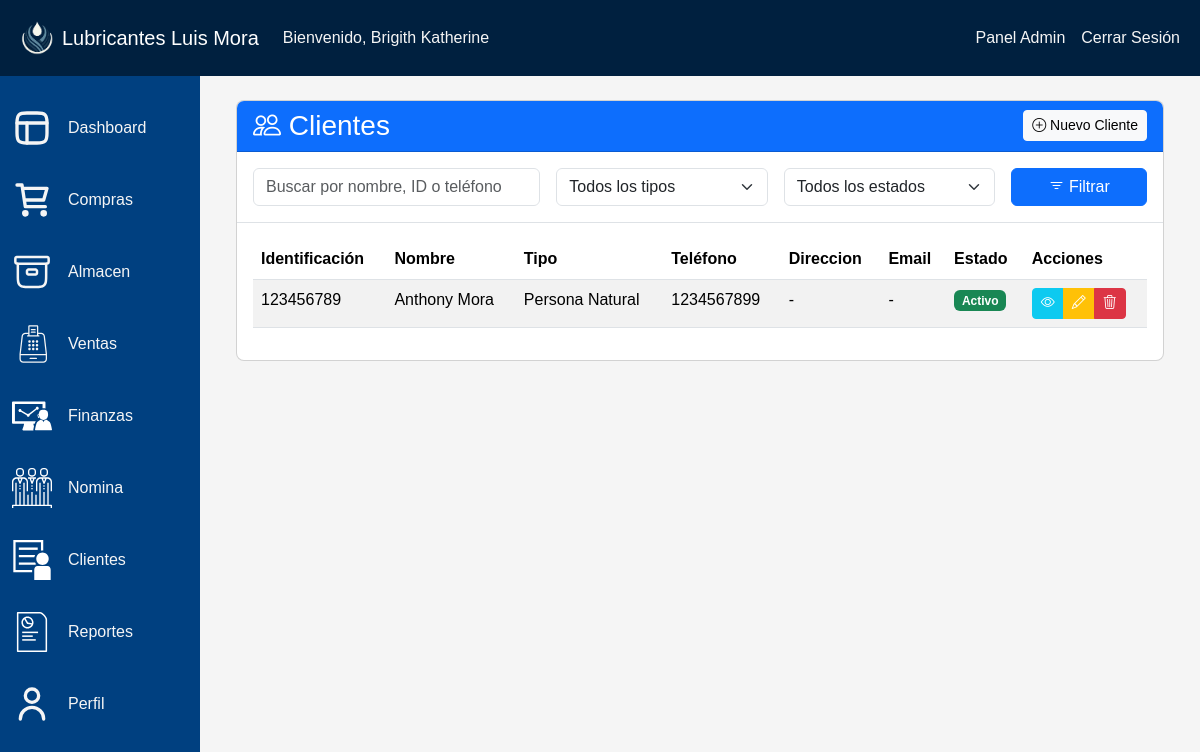
The app's page /clientes/ (signed in), older data.
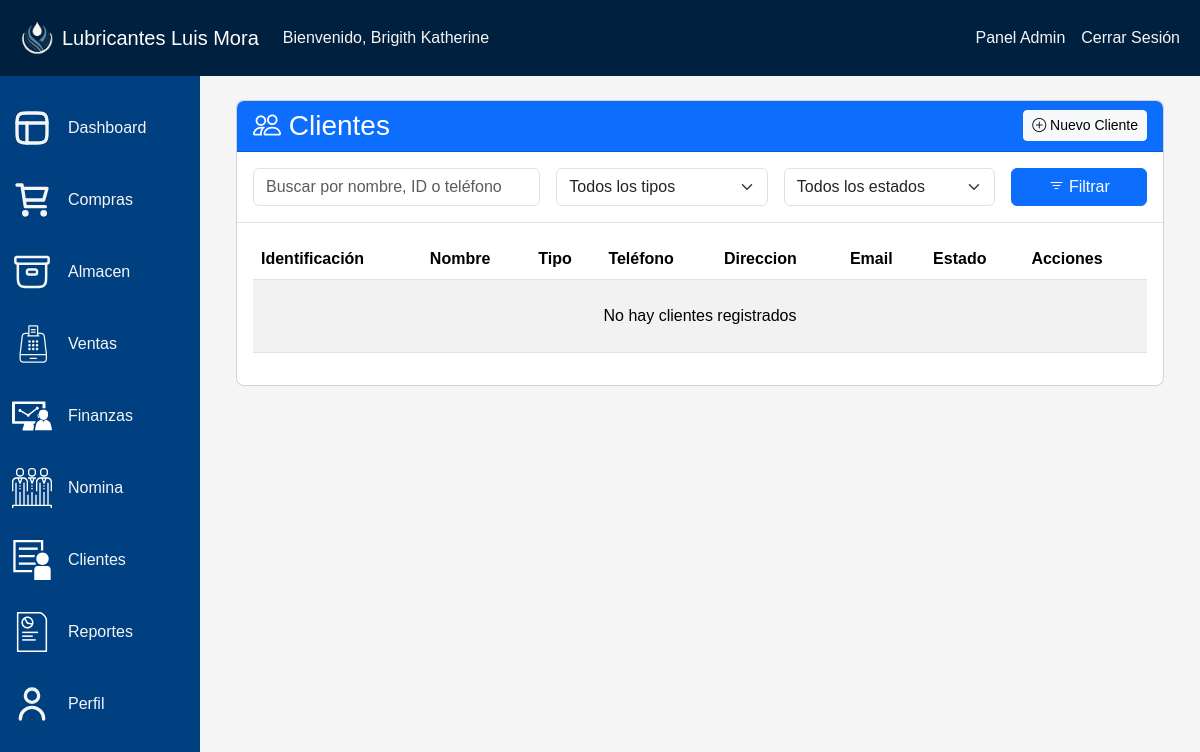
The same page, newer data.
### aplicacion/models.py (models this page shows, shortened)
class CustomUser(AbstractUser):
    ROLES = (
        ('admin', 'Administrador'),
        ('personal', 'Personal'),
        ("invitado", "Invitado"),
    )
    rol = models.CharField(max_length=20, choices=ROLES, default='cliente')
    telefono = models.CharField(max_length=20, blank=True, verbose_name="Teléfono")
    direccion = models.TextField(blank=True, verbose_name="Dirección")
    foto_perfil = models.ImageField(upload_to='perfiles/', blank=True, null=True, verbose_name="Foto de perfil", storage=S3Boto3Storage(location='media/'))
    admin = models.BooleanField(default=False, verbose_name="¿Administrador?")
    class Meta:
        verbose_name = 'Usuario'
        verbose_name_plural = 'Usuarios'

class Cliente(models.Model):
    TIPO_CHOICES = (
        ('NATURAL', 'Persona Natural'),
        ('JURIDICO', 'Persona Jurídica'),
    )
    tipo = models.CharField(max_length=10, choices=TIPO_CHOICES, default='NATURAL')
    identificacion = models.CharField(max_length=20, unique=True)
    nombre = models.CharField(max_length=100)
    direccion = models.TextField(blank=True)
    telefono = models.CharField(max_length=20, blank=True)
    email = models.EmailField(blank=True)
    activo = models.BooleanField(default=True)
    fecha_creacion = models.DateTimeField(auto_now_add=True)
    class Meta:
        verbose_name = "Cliente"
        verbose_name_plural = "Clientes"

### aplicacion/views.py (the view)
# urls.py: path('clientes/', listar_clientes, name='clientes'),
@login_required
def listar_clientes(request):
    clientes = Cliente.objects.filter(activo=True).order_by('-fecha_creacion')
    tipo = request.GET.get('tipo')
    estado = request.GET.get('estado')
    search_query = request.GET.get('search')
    if tipo:
        clientes = clientes.filter(tipo=tipo)
    if estado:
        clientes = clientes.filter(activo=estado == 'activo')
    if search_query:
        clientes = clientes.filter(
            models.Q(nombre__icontains=search_query) |
            models.Q(identificacion__icontains=search_query) |
            models.Q(telefono__icontains=search_query)
        )
    paginator = Paginator(clientes, 10)
    page_number = request.GET.get('page')
    page_obj = paginator.get_page(page_number)
    search_form = ClienteSearchForm(request.GET or None)
    return render(request, 'vistas/clientes.html', {
        'clientes': page_obj,
        'page_obj': page_obj,
        'search_form': search_form
    })

### aplicacion/forms.py
class ClienteSearchForm(forms.Form):
    TIPO_CHOICES = [
        ('', 'Todos los tipos'),
        ('NATURAL', 'Persona Natural'),
        ('JURIDICO', 'Persona Jurídica'),
    ]
    ESTADO_CHOICES = [
        ('', 'Todos los estados'),
        ('activo', 'Activo'),
        ('inactivo', 'Inactivo'),
    ]
    search = forms.CharField(
        required=False,
        widget=forms.TextInput(attrs={
            'placeholder': 'Buscar por nombre, ID o teléfono',
            'class': 'form-control'
        })
    )
    tipo = forms.ChoiceField(
        choices=TIPO_CHOICES,
        required=False,
        widget=forms.Select(attrs={'class': 'form-select'})
    )
    estado = forms.ChoiceField(
        choices=ESTADO_CHOICES,
        required=False,
        widget=forms.Select(attrs={'class': 'form-select'})
    )

### aplicacion/templates/vistas/clientes.html (shortened to what this page needs)
{% extends 'paneles/admin.html' %}
{% load static %}
{% block dashboard %}
<div class="container mt-4">
    <div class="card">
        <div class="card-header bg-primary text-white">
            <div class="d-flex justify-content-between align-items-center">
                <h3 class="mb-0"><i class="bi bi-people"></i> Clientes</h3>
                <a href="{% url 'nuevo_cliente' %}" class="btn btn-light btn-sm">
                    <i class="bi bi-plus-circle"></i> Nuevo Cliente
                </a>
            </div>
        </div>
        <div class="card-body border-bottom">
            <form method="get" class="row g-3">
                <div class="col-md-4">
                    {{ search_form.search }}
                </div>
                <div class="col-md-3">
                    {{ search_form.tipo }}
                </div>
                <div class="col-md-3">
                    {{ search_form.estado }}
                </div>
                <div class="col-md-2">
                    <button type="submit" class="btn btn-primary w-100">
                        <i class="bi bi-filter"></i> Filtrar
                    </button>
                </div>
            </form>
        </div>
        <div class="card-body">
            <div class="table-responsive">
                <table class="table table-striped table-hover">
                    <thead>
                        <tr>
                            <th>Identificación</th>
                            <th>Nombre</th>
                            <th>Tipo</th>
                            <th>Teléfono</th>
                            <th>Direccion</th>
                            <th>Email</th>
                            <th>Estado</th>
                            <th>Acciones</th>
                        </tr>
                    </thead>
                    <tbody>
                        {% for cliente in clientes %}
                        <tr>
                            <td>{{ cliente.identificacion }}</td>
                            <td>{{ cliente.nombre }}</td>
                            <td>{{ cliente.get_tipo_display }}</td>
                            <td>{{ cliente.telefono|default:"-" }}</td>
                            <td>{{ cliente.direccion|default:"-" }}</td>
                            <td>{{ cliente.email|default:"-" }}</td>
                            <td>
                                <span class="badge bg-{% if cliente.activo %}success{% else %}danger{% endif %}">
                                    {% if cliente.activo %}Activo{% else %}Inactivo{% endif %}
                                </span>
                            </td>
                            <td>
                                <div class="btn-group btn-group-sm" role="group">
                                    <a href="{% url 'detalles_cliente' cliente.pk %}" class="btn btn-info" title="Ver">
                                        <i class="bi bi-eye text-white"></i>
                                    </a>
                                    <a href="{% url 'editar_cliente' cliente.pk %}" class="btn btn-warning" title="Editar">
                                        <i class="bi bi-pencil text-white"></i>
                                    </a>
                                    <a href="{% url 'eliminar_cliente' cliente.pk %}" class="btn btn-danger" title="Eliminar">
                                        <i class="bi bi-trash3"></i>
                                    </a>
                                </div>
                            </td>
                        </tr>
                        {% empty %}
                        <tr>
                            <td colspan="8" class="text-center py-4">
                                {% if request.GET %}
                                No se encontraron clientes con los filtros aplicados
                                {% else %}
                                No hay clientes registrados
                                {% endif %}
                            </td>
                        </tr>
                        {% endfor %}
                    </tbody>
                </table>
            </div>
        </div>
    </div>
</div>
{% endblock %}

### aplicacion/templates/paneles/admin.html (shortened to what this page needs)
{% extends 'base.html' %} {% load static %}
{% block extra_css %} <link rel="stylesheet" href="{% static 'css/styles_admin.css' %}" /> {% endblock %}
{% block content %}
    <main class="col-md-9 ms-sm-auto col-lg-10 px-md-4">
      {% block dashboard %} {% endblock %}
    </main>
{% endblock %}

### aplicacion/templates/base.html (shortened to what this page needs)
{% load static %}
<!DOCTYPE html>
<html lang="es">
  <head>
    <link rel="stylesheet" href="{% static 'css/bootstrap.min.css' %}" />
    <link href="{% static 'bootstrap-icons/bootstrap-icons.css' %}" rel="stylesheet">
    <link rel="stylesheet" href="{% static 'css/styles.css' %}" />
    {% block extra_css %} {% endblock %}
  </head>
  <body>
    <header class="ocult-header-in-login">
      <nav class="navbar navbar-expand-md navbar-dark bg-principal">
        <div class="container">
          <a class="navbar-brand" href="{% url 'inicio' %}">
            <img
              src="{% static 'img/Logo sin Fondo.png' %}"
              alt="Logo"
              width="100%"
              height="50"
            />
            <p>Lubricantes Luis Mora</p>
          </a>
          <div class="collapse navbar-collapse">
            <ul class="navbar-nav me-auto">
              {% if user.is_authenticated %}
              <li class="nav-item">
                <span class="nav-link singin-message"
                  >Bienvenido, {{ user.get_full_name }}</span
                >
              </li>
              {% endif %}
            </ul>
            <ul class="navbar-nav">
              {% if user.is_authenticated %} {% if user.admin or user.rol == 'admin' %}
                <li class="nav-item">
                    <a class="nav-link" href="/admin/" target="_blank"
                    >Panel Admin</a
                    >
                </li>
              {% endif %}
                <li class="nav-item">
                    <a class="nav-link" href="{% url 'logout' %}">Cerrar Sesión</a>
                </li>
              {% else %}
              <li class="nav-item">
                <a class="nav-link" href="{% url 'login' %}">Iniciar Sesión</a>
              </li>
              {% endif %}
            </ul>
          </div>
        </div>
      </nav>
    </header>
    <main class="">
      <div class="container-fluid">
        <div class="row max-size">
        <nav id="sidebar" class="col-md-3 col-lg-2 d-none d-md-block sidebar bg-subprincipal">
          <div class="position-sticky pt-3">
              <ul class="nav flex-column">
                {% if user.is_authenticated %}
                  <li class="nav-item d-flex flex-row mt-3 mb-3">
                      <a class="nav-link active" href="{% url 'dashboard' %}">
                          Dashboard
                      </a>
                  </li>
                  <li class="nav-item d-flex flex-row mt-3 mb-3">
                      <a class="nav-link" href="{% url 'compras' %}">
                          Compras
                      </a>
                  </li>
                  <li class="nav-item d-flex flex-row mt-3 mb-3">
                      <a class="nav-link" href="{% url 'inventario' %}">
                          Almacen
                      </a>
                  </li>
                  <li class="nav-item d-flex flex-row mt-3 mb-3">
                      <a class="nav-link" href="{% url 'lista_ventas' %}">
                          Ventas
                      </a>
                  </li>
                  <li class="nav-item d-flex flex-row mt-3 mb-3">
                      <a class="nav-link" href="{% url 'reportes' %}">
                          Finanzas
                      </a>
                  </li>
                  <li class="nav-item d-flex flex-row mt-3 mb-3">
                      <a class="nav-link" href="{% url 'nomina_personal' %}">
                          Nomina
                      </a>
                  </li>
                  <li class="nav-item d-flex flex-row mt-3 mb-3">
                      <a class="nav-link" href="{% url 'clientes' %}">
                          Clientes
                      </a>
                  </li>
                  <li class="nav-item d-flex flex-row mt-3 mb-3">
                      <a class="nav-link" href="#">
                          Reportes
                      </a>
                  </li>
                  <li class="nav-item d-flex flex-row mt-3 mb-3">
                      <a class="nav-link" href="{% url 'perfil' %}">
                          Perfil
                      </a>
                  </li>
                  {% endif %}
              </ul>
          </div>
        </nav>
        {% block content %} {% endblock %}
      </div>
    </div>
    </main>
  </body>
</html>

### aplicacion/static/css/styles.css (style rules this page uses)
:root { --azul-marino-oscuro: #00203F; --azul-marino-medio: #004080; --azul-marino-claro: #005BBB; --azul-acero: #4682B4; --gris-azul: #708090; --blanco-humo: #F5F5F5; }
* { margin: 0; padding: 0; box-sizing: border-box; }
body { background-color: var(--blanco-humo); color: var(--blanco-humo); font-family: 'NotoSansJP', sans-serif; font-size: 16px; line-height: 1.5; }
.bg-principal { background-color: var(--azul-marino-oscuro); }
.bg-subprincipal { background-color: var(--azul-marino-medio); }
.nav-link { color: var(--blanco-humo); }
.ocult-header-in-login { position: fixed; top: 0; z-index: 999999; width: 100%; }
.navbar>.container { flex-direction: row; justify-content: space-around; margin: 0 0; max-width: 100%; }

### aplicacion/static/css/styles_admin.css (style rules this page uses)
.ocult-header-in-login { position: initial; }
.sidebar { min-height: 100%; }
.singin-message { display: inline; }
.card { border-radius: 0.5rem; overflow: hidden; }

Row changes from the older to the newer data that the page shows:
removed Cliente: identificacion "123456789", nombre "Anthony Mora", tipo "Persona Natural", telefono "1234567899", direccion "-", email "-", activo "Activo"
Text that changed along with them:
text now shown: "No hay clientes registrados"
